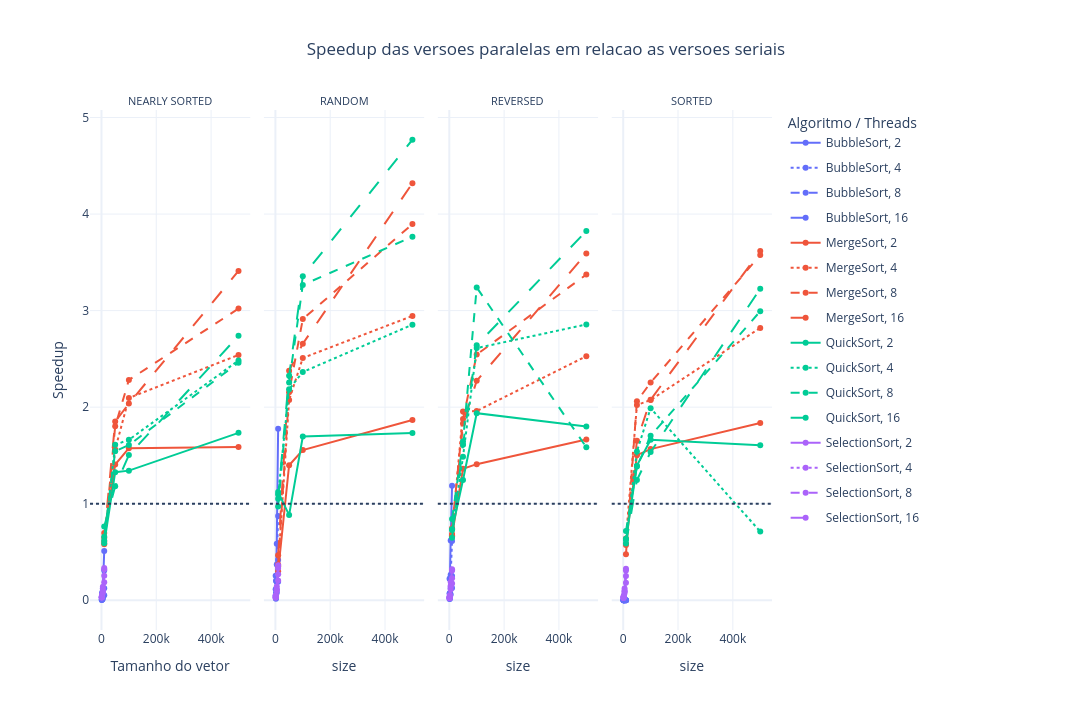

This figure's notebook cell:
### Markdown cell above
## 9. Gráfico de Speedup

### Code cell
fig = px.line(
    speedup,
    x="size",
    y="speedup",
    color="base_algorithm",
    line_dash="threads",
    facet_col="data_type",
    markers=True,
    hover_data=["mean_time_ms_serial", "mean_time_ms_parallel", "efficiency"],
    title="Speedup das versoes paralelas em relacao as versoes seriais"
)

fig.add_hline(y=1, line_dash="dot")
fig.update_layout(yaxis_title="Speedup")
configure_figure(fig, "Algoritmo / Threads")
save_figure(fig, "speedup_versoes_paralelas")
fig.show()
